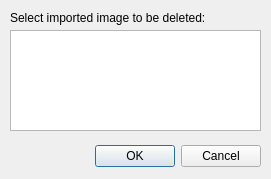
<?xml version="1.0" encoding="UTF-8"?>
<ui version="4.0">
 <class>deleteImage</class>
 <widget class="QDialog" name="deleteImage">
  <property name="geometry">
   <rect>
    <x>0</x>
    <y>0</y>
    <width>271</width>
    <height>179</height>
   </rect>
  </property>
  <property name="windowTitle">
   <string>Delete Imported Image</string>
  </property>
  <widget class="QDialogButtonBox" name="buttonBox">
   <property name="geometry">
    <rect>
     <x>20</x>
     <y>140</y>
     <width>241</width>
     <height>32</height>
    </rect>
   </property>
   <property name="orientation">
    <enum>Qt::Horizontal</enum>
   </property>
   <property name="standardButtons">
    <set>QDialogButtonBox::Cancel|QDialogButtonBox::Ok</set>
   </property>
  </widget>
  <widget class="QLabel" name="label_3">
   <property name="geometry">
    <rect>
     <x>10</x>
     <y>10</y>
     <width>211</width>
     <height>16</height>
    </rect>
   </property>
   <property name="text">
    <string>Select imported image to be deleted:</string>
   </property>
  </widget>
  <widget class="QListWidget" name="listWidget_imagelist">
   <property name="geometry">
    <rect>
     <x>10</x>
     <y>30</y>
     <width>251</width>
     <height>101</height>
    </rect>
   </property>
  </widget>
 </widget>
 <resources/>
 <connections>
  <connection>
   <sender>buttonBox</sender>
   <signal>accepted()</signal>
   <receiver>deleteImage</receiver>
   <slot>accept()</slot>
   <hints>
    <hint type="sourcelabel">
     <x>248</x>
     <y>254</y>
    </hint>
    <hint type="destinationlabel">
     <x>157</x>
     <y>274</y>
    </hint>
   </hints>
  </connection>
  <connection>
   <sender>buttonBox</sender>
   <signal>rejected()</signal>
   <receiver>deleteImage</receiver>
   <slot>reject()</slot>
   <hints>
    <hint type="sourcelabel">
     <x>316</x>
     <y>260</y>
    </hint>
    <hint type="destinationlabel">
     <x>286</x>
     <y>274</y>
    </hint>
   </hints>
  </connection>
 </connections>
</ui>
